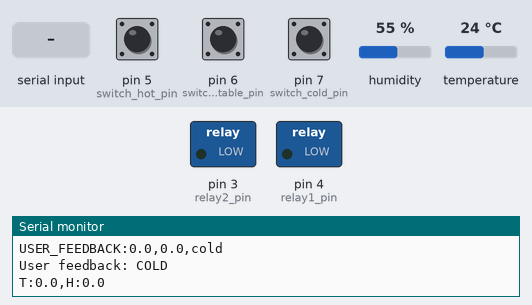
A sketch run on a simulated Arduino Uno, built with avr-gcc and run on an emulated ATmega328P. Parts: switched loads named in the sketch (green lamp = pin HIGH), the last lines printed to the serial monitor. The test bench sets the inputs (shaded band); at power-on: pin 5 (switch_hot_pin) HIGH, pin 6 (switch_comfortable_pin) HIGH, pin 7 (switch_cold_pin) HIGH, humidity 55 %, temperature 24 °C.

Above: at 1.2 s.
1.3 s: "hot\n" received over Serial
At 2.5 s:
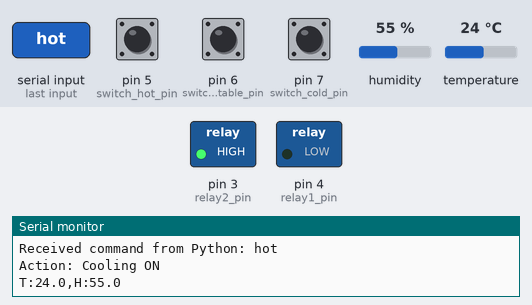
2.8 s: "cold\n" received over Serial
At 3.9 s:
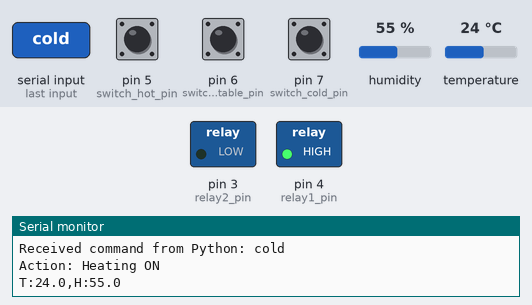
4.3 s: "comfortable\n" received over Serial
At 5.7 s:
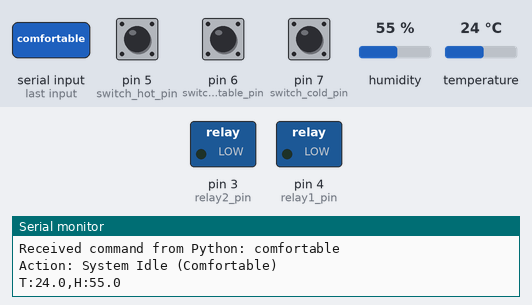
Timing chart, 0 to 7.3 s (numbered marks = the images above; inputs shaded):
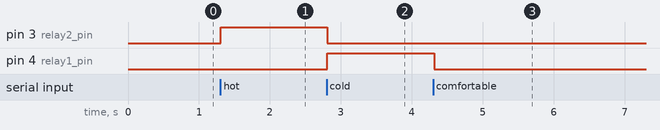

Measured:
- after the input at 1.3 s, pin 3 (relay2_pin): LOW → HIGH at once
- after the input at 2.8 s, pin 3 (relay2_pin): HIGH → LOW at once; pin 4 (relay1_pin): LOW → HIGH at once
- after the input at 4.3 s, pin 4 (relay1_pin): HIGH → LOW at once

The sketch:

smart_home_arduino.ino
```cpp
// Include the Adafruit DHT sensor library
#include <Adafruit_Sensor.h>
#include <DHT.h>

// --- Pin Definitions ---
// Define the pin the DHT22 data line is connected to
const int DHT_SENSOR_PIN = 13; // Pin where the DHT22 data pin is connected

// Define the type of DHT sensor
#define DHT_SENSOR_TYPE DHT22   // We are using a DHT22 sensor

// Create an instance of the DHT sensor object
DHT dht(DHT_SENSOR_PIN, DHT_SENSOR_TYPE);

// Constants for switch and relay pins
const int switch_hot_pin = 5;         // User feedback: HOT
const int switch_comfortable_pin = 6; // User feedback: COMFORTABLE
const int switch_cold_pin = 7;        // User feedback: COLD

const int relay1_pin = 4;             // Relay 1 (e.g., for heating)
const int relay2_pin = 3;             // Relay 2 (e.g., for cooling)

// --- Variables ---
float currentTemperature = 0.0; // Stores the current temperature (DHT22 provides decimals)
float currentHumidity = 0.0;    // Stores the current humidity (DHT22 provides decimals)
String incomingCommand = "";      // String to store command from Python

// --- Timing Variables ---
unsigned long lastDHTReading = 0;     // Timestamp of last DHT reading
unsigned long lastDataSent = 0;       // Timestamp of last data sent
const unsigned long DHT_INTERVAL = 2000;     // DHT reading interval (2 seconds)
const unsigned long DATA_INTERVAL = 1000;    // Data sending interval (1 second)

// --- Button State Variables with Debouncing ---
int lastSwitchHotState = LOW;         // User feedback: HOT
int lastSwitchComfortableState = LOW; // User feedback: COMFORTABLE
int lastSwitchColdState = LOW;        // User feedback: COLD

int currentSwitchHotState = LOW;
int currentSwitchComfortableState = LOW;
int currentSwitchColdState = LOW;

// Debounce timing
unsigned long lastDebounceTimeHot = 0;
unsigned long lastDebounceTimeComfortable = 0;
unsigned long lastDebounceTimeCold = 0;
const unsigned long debounceDelay = 50;    // 50ms debounce delay

void setup() {
  // Initialize Serial communication
  Serial.begin(9600);
  Serial.println("Arduino Thermostat Control Initialized (DHT22)");

  // Initialize the DHT sensor
  dht.begin();

  // Initialize pin modes
  pinMode(switch_hot_pin, INPUT);
  pinMode(switch_comfortable_pin, INPUT);
  pinMode(switch_cold_pin, INPUT);

  pinMode(relay1_pin, OUTPUT);
  pinMode(relay2_pin, OUTPUT);

  // Set initial relay states (both off)
  digitalWrite(relay1_pin, LOW);
  digitalWrite(relay2_pin, LOW);

  Serial.println("SmartHome AI system ready for user feedback collection");

  // Initialize timing
  lastDHTReading = millis();
  lastDataSent = millis();
}

void loop() {
  unsigned long currentTime = millis();

  // --- Read Temperature and Humidity from DHT22 (every 2 seconds) ---
  if (currentTime - lastDHTReading >= DHT_INTERVAL) {
    float humidity_reading = dht.readHumidity();
    float temperature_reading = dht.readTemperature();

    // Check if any reads failed.
    if (isnan(humidity_reading) || isnan(temperature_reading)) {
      Serial.println("Failed to read from DHT sensor!");
      // Keep previous valid readings
    } else {
      currentHumidity = humidity_reading;
      currentTemperature = temperature_reading;
    }

    lastDHTReading = currentTime;
  }

  // --- Handle User Feedback Buttons with Debouncing ---
  handleButtonPress(switch_hot_pin, currentSwitchHotState, lastSwitchHotState,
                   lastDebounceTimeHot, "hot", "HOT");

  handleButtonPress(switch_comfortable_pin, currentSwitchComfortableState, lastSwitchComfortableState,
                   lastDebounceTimeComfortable, "comfortable", "COMFORTABLE");

  handleButtonPress(switch_cold_pin, currentSwitchColdState, lastSwitchColdState,
                   lastDebounceTimeCold, "cold", "COLD");

  // --- Send Data to Python over Serial (every 1 second) ---
  if (currentTime - lastDataSent >= DATA_INTERVAL) {
    Serial.print("T:");
    Serial.print(currentTemperature, 1); // Print temperature with 1 decimal place
    Serial.print(",H:");
    Serial.print(currentHumidity, 1);    // Print humidity with 1 decimal place
    Serial.println();

    lastDataSent = currentTime;
  }

  // --- Check for Incoming Commands from Python ---
  if (Serial.available() > 0) {
    incomingCommand = Serial.readStringUntil('\n');
    incomingCommand.trim();

    Serial.print("Received command from Python: ");
    Serial.println(incomingCommand);

    if (incomingCommand == "hot") {
      digitalWrite(relay1_pin, LOW);  // Assuming Relay 2 is cooling
      digitalWrite(relay2_pin, HIGH);
      Serial.println("Action: Cooling ON");
    } else if (incomingCommand == "cold") {
      digitalWrite(relay1_pin, HIGH); // Assuming Relay 1 is heating
      digitalWrite(relay2_pin, LOW);
      Serial.println("Action: Heating ON");
    } else if (incomingCommand == "comfortable") {
      digitalWrite(relay1_pin, LOW);
      digitalWrite(relay2_pin, LOW);
      Serial.println("Action: System Idle (Comfortable)");
    }
  }

  // Small delay to prevent overwhelming the CPU, but keep it minimal
  delay(10);
}

// Function to handle button press with debouncing
void handleButtonPress(int buttonPin, int &currentState, int &lastState,
                      unsigned long &lastDebounceTime, String feedbackType, String displayName) {
  int reading = digitalRead(buttonPin);
  unsigned long currentTime = millis();

  // If the switch changed, due to noise or pressing:
  if (reading != lastState) {
    // Reset the debouncing timer
    lastDebounceTime = currentTime;
  }

  if ((currentTime - lastDebounceTime) > debounceDelay) {
    // If the button state has changed:
    if (reading != currentState) {
      currentState = reading;

      // Only trigger on button press (LOW to HIGH transition)
      if (currentState == HIGH) {
        // Send user feedback to Python
        Serial.print("USER_FEEDBACK:");
        Serial.print(currentTemperature, 1);
        Serial.print(",");
        Serial.print(currentHumidity, 1);
        Serial.print(",");
        Serial.print(feedbackType);
        Serial.println();
        Serial.print("User feedback: ");
        Serial.println(displayName);
      }
    }
  }

  // Save the reading for next time
  lastState = reading;
}
```
